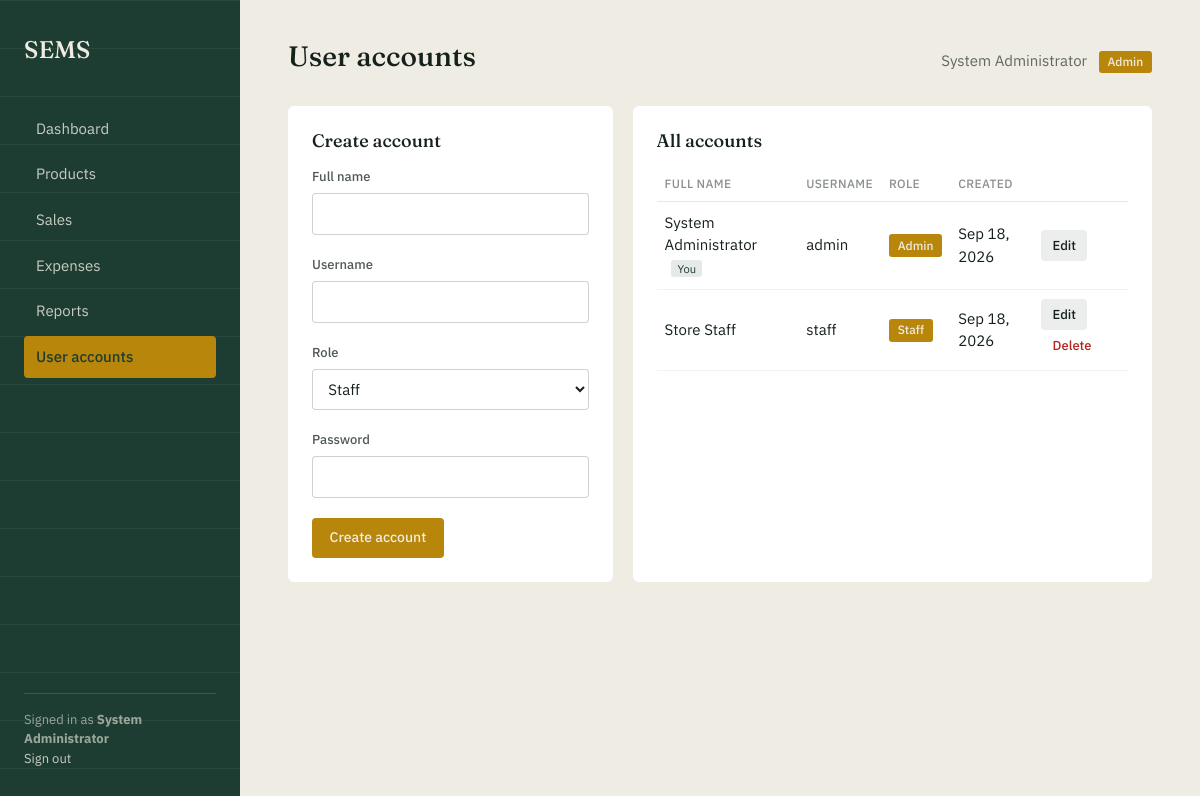
/users.php (signed in), run on the app's committed database.
### tables this page shows
CREATE TABLE IF NOT EXISTS users (
    id         INT AUTO_INCREMENT PRIMARY KEY,
    username   VARCHAR(50)  NOT NULL UNIQUE,
    password   VARCHAR(255) NOT NULL,
    role       ENUM('admin', 'staff') NOT NULL DEFAULT 'staff',
    full_name  VARCHAR(100) NOT NULL,
    created_at TIMESTAMP DEFAULT CURRENT_TIMESTAMP
);

### users.php (the view, shortened to what this page needs)
<?php
require_once __DIR__ . '/db.php';
$fullName   = $_SESSION['full_name'] ?? 'User';
$role       = $_SESSION['role'] ?? 'staff';
$users = [];
$editingUser = null;
try {
    $users = $pdo->query('SELECT id, username, role, full_name, created_at FROM users ORDER BY created_at ASC')->fetchAll();
} catch (PDOException $e) {
    error_log('Users page query failed: ' . $e->getMessage());
    $dataUnavailable = true;
}
?>
<!DOCTYPE html>
<html lang="en">
<head>
<link href="https://cdn.jsdelivr.net/npm/bootstrap@5.3.3/dist/css/bootstrap.min.css" rel="stylesheet">
<link rel="stylesheet" href="style.css">
</head>
<body>
<div class="layout">
  <?php include __DIR__ . '/includes/sidebar.php'; ?>
  <main class="main">
    <div class="topbar">
      <h1>User accounts</h1>
      <div class="welcome">
        <?php echo htmlspecialchars($fullName); ?>
        <span class="role-badge"><?php echo htmlspecialchars($role); ?></span>
      </div>
    </div>
    <div class="split-panels">
      <div class="panel">
        <h2><?php echo $editingUser ? 'Edit account' : 'Create account'; ?></h2>
        <form action="users_process.php" method="POST">
          <div class="field">
            <label for="full_name">Full name</label>
            <input type="text" id="full_name" name="full_name" required
                   value="<?php echo htmlspecialchars($editingUser['full_name'] ?? ''); ?>">
          </div>
          <div class="field">
            <label for="username">Username</label>
            <input type="text" id="username" name="username" required
                   value="<?php echo htmlspecialchars($editingUser['username'] ?? ''); ?>">
          </div>
          <div class="field">
            <label for="role">Role</label>
            <select id="role" name="role" required>
              <option value="staff" <?php echo (($editingUser['role'] ?? '') === 'staff') ? 'selected' : ''; ?>>Staff</option>
            </select>
          </div>
          <div class="field">
            <label for="password"><?php echo $editingUser ? 'New password' : 'Password'; ?></label>
            <input type="password" id="password" name="password" <?php echo $editingUser ? '' : 'required'; ?>>
          </div>
          <button type="submit" class="btn btn-primary"><?php echo $editingUser ? 'Update account' : 'Create account'; ?></button>
        </form>
      </div>
      <div class="panel">
        <h2>All accounts</h2>
        <?php if (empty($users)): ?>
          <p class="empty-state">No accounts found.</p>
        <?php else: ?>
          <table class="data-table">
            <thead><tr><th>Full name</th><th>Username</th><th>Role</th><th>Created</th><th></th></tr></thead>
            <tbody>
              <?php foreach ($users as $u): ?>
                <tr>
                  <td>
                    <?php echo htmlspecialchars($u['full_name']); ?>
                    <?php if ((int) $u['id'] === (int) $_SESSION['user_id']): ?><span class="you-tag">You</span><?php endif; ?>
                  </td>
                  <td><?php echo htmlspecialchars($u['username']); ?></td>
                  <td><span class="role-badge" style="margin-left:0;"><?php echo htmlspecialchars($u['role']); ?></span></td>
                  <td><?php echo date('M j, Y', strtotime($u['created_at'])); ?></td>
                  <td>
                    <a href="users.php?edit=<?php echo (int) $u['id']; ?>" class="btn btn-secondary btn-sm">Edit</a>
                    <?php if ((int) $u['id'] !== (int) $_SESSION['user_id']): ?>
                      <form action="users_process.php" method="POST" style="display:inline" onsubmit="return confirm('Delete this account? This cannot be undone.');">
                        <button type="submit" class="btn btn-danger btn-sm">Delete</button>
                      </form>
                    <?php endif; ?>
                  </td>
                </tr>
              <?php endforeach; ?>
            </tbody>
          </table>
        <?php endif; ?>
      </div>
    </div>
  </main>
</div>
</body>
</html>

### style.css (style rules this page uses)
:root { --ledger-green: #1E3D32; --ledger-green-light: #2B5646; --paper: #EFECE3; --paper-card: #FFFFFF; --ink: #16211C; --gold: #B8860B; --gold-hover: #9C7109; --error-red: #B3261E; --sale-color: #B8860B; --expense-color: #B3261E; }
* { box-sizing: border-box; }
body { margin: 0; font-family: 'IBM Plex Sans', sans-serif; color: var(--ink); background: var(--paper); }
.layout { display: flex; min-height: 100vh; }
.main { flex: 1; padding: 2.5rem 3rem; min-width: 0; }
.topbar { display: flex; justify-content: space-between; align-items: baseline; margin-bottom: 2rem; flex-wrap: wrap; gap: 0.5rem; }
.topbar h1 { font-family: 'Fraunces', serif; font-weight: 500; font-size: 1.75rem; margin: 0; }
.topbar .welcome { font-size: 0.9375rem; color: rgba(22, 33, 28, 0.65); }
.role-badge { display: inline-block; background: var(--gold); color: var(--paper); font-size: 0.75rem; font-weight: 500; padding: 0.15rem 0.55rem; border-radius: 3px; text-transform: capitalize; margin-left: 0.5rem; }
.panel { background: var(--paper-card); border-radius: 6px; padding: 1.5rem; margin-bottom: 1.5rem; }
.panel h2 { font-family: 'Fraunces', serif; font-weight: 500; font-size: 1.125rem; margin: 0 0 1rem; }
.data-table { width: 100%; border-collapse: collapse; font-size: 0.9375rem; }
.data-table th { text-align: left; font-size: 0.75rem; text-transform: uppercase; letter-spacing: 0.03em; color: rgba(22, 33, 28, 0.5); font-weight: 500; padding: 0.5rem 0.5rem; border-bottom: 1px solid rgba(22, 33, 28, 0.1); }
.data-table td { padding: 0.6rem 0.5rem; border-bottom: 1px solid rgba(22, 33, 28, 0.06); vertical-align: middle; }
.field { margin-bottom: 1.25rem; }
.field label { display: block; font-size: 0.8125rem; font-weight: 500; color: rgba(22, 33, 28, 0.75); margin-bottom: 0.4rem; }
.field input, .field select { width: 100%; border: 1px solid rgba(22, 33, 28, 0.2); background: #fff; padding: 0.55rem 0.7rem; font-family: 'IBM Plex Sans', sans-serif; font-size: 0.9375rem; color: var(--ink); border-radius: 4px; transition: border-color 0.15s ease; }
.btn { display: inline-block; border: none; padding: 0.6rem 1.1rem; font-size: 0.875rem; font-weight: 500; font-family: 'IBM Plex Sans', sans-serif; border-radius: 4px; cursor: pointer; text-decoration: none; transition: background 0.15s ease; }
.btn-primary { background: var(--gold); color: var(--paper); }
.btn-secondary { background: rgba(22, 33, 28, 0.08); color: var(--ink); }
.btn-danger { background: transparent; color: var(--error-red); padding: 0.3rem 0.6rem; font-size: 0.8125rem; }
.btn-sm { padding: 0.35rem 0.7rem; font-size: 0.8125rem; }

### users.php (style rules this page uses)
.split-panels { display: grid; grid-template-columns: 1fr 1.6fr; gap: 1.25rem; margin-bottom: 1.5rem; }
.you-tag { font-size: 0.7rem; background: rgba(43,86,70,0.12); color: var(--ledger-green); padding: 0.1rem 0.4rem; border-radius: 3px; margin-left: 0.4rem; }

### data on the page
users: full_name "System Administrator", shows "You", username "admin", role "Admin", created_at "Sep 18, 2026"
users: full_name "Store Staff", username "staff", role "Staff", created_at "Sep 18, 2026"

### other printed values
$navFullName "System Administrator"
$fullName "System Administrator"
$role "Admin"
